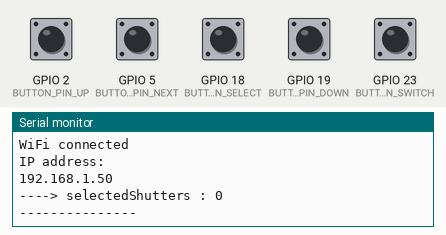
This program was run on a simulated ESP32. Shown: the last lines printed to the serial monitor. The test bench sets the inputs (shaded band); at power-on: GPIO 2 (BUTTON_PIN_UP), GPIO 5 (BUTTON_PIN_NEXT), GPIO 18 (BUTTON_PIN_SELECT), GPIO 19 (BUTTON_PIN_DOWN), GPIO 23 (BUTTON_PIN_SWITCH) LOW. WiFi joins after 1.5 s; servers stay silent unless stated; no MQTT or app messages arrive unless stated; not simulated (calls return 0 or success): PrivateData.h.

Above: at 2.7 s.
2.8 s: GPIO 2 (BUTTON_PIN_UP) pulled HIGH for 0.15 s
At 3.6 s:
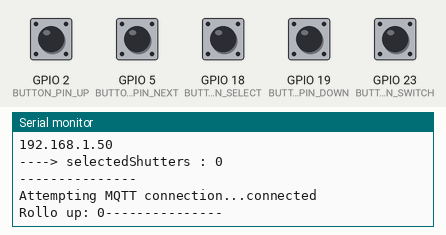
4.4 s: GPIO 5 (BUTTON_PIN_NEXT) pulled HIGH for 0.15 s
At 5.4 s:
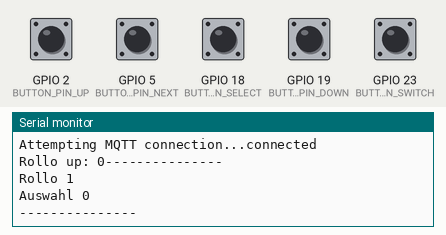
6.0 s: GPIO 19 (BUTTON_PIN_DOWN) pulled HIGH for 0.15 s
At 6.6 s:
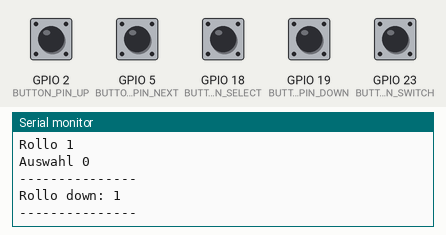
7.6 s: GPIO 23 (BUTTON_PIN_SWITCH) pulled HIGH for 0.15 s
At 8.8 s:
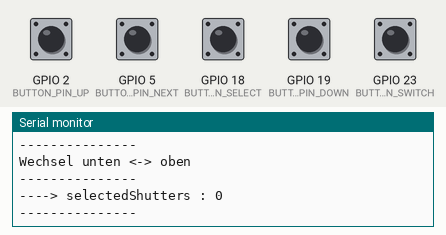
9.2 s: GPIO 18 (BUTTON_PIN_SELECT) pulled HIGH for 0.15 s
At 10.2 s:
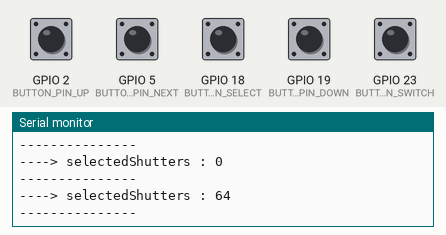
10.8 s: GPIO 2 (BUTTON_PIN_UP) pulled HIGH for 1 s
At 12.8 s:
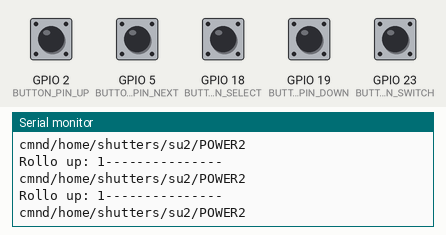

The program:

main.cpp
```cpp
#include <Arduino.h>
#include <WiFi.h>
#include <PubSubClient.h>
#include <U8x8lib.h>
#include <PrivateData.h>

#define BUTTON_PIN_NEXT 5
#define BUTTON_PIN_SELECT 18
#define BUTTON_PIN_DOWN 19
#define BUTTON_PIN_UP 2
#define BUTTON_PIN_SWITCH 23

// #define LED_PIN_DOWN 4
// #define LED_PIN_UP 23

#define UP 1
#define DOWN 0

#define TRUE 1
#define FALSE 0

#define MAX_DISPLAY_TIME 30000  // 30 sec

// -----------------------------------------------------------
// From the Tasmota configuration file
// #define PROJECT                "home/shutters/sd1"
// #define MQTT_GRPTOPIC          "home/shutters/all" | "home/lights/all"
// #define MQTT_FULLTOPIC         "%prefix%/%topic%/"
//
// #define SUB_PREFIX             "cmnd"
// #define PUB_PREFIX             "stat"
// #define PUB_PREFIX2            "tele"
//
// MQTT Messages:
// Rollo Küche:           home/shutters/sd1
// Rollo Esszimmer:       home/shutters/sd2
// Rollo Wohnzimmer:      home/shutters/sd3
// Rollo Wohnzimmer:      home/shutters/sd4
//
// Rollo Ankleide:  		  home/shutters/su1
// Rollo Schlafzimmer:	  home/shutters/su2
// Rollo Kinderzimmer 1: 	home/shutters/su3
// Rollo Kinderzimmer 2:  home/shutters/su4
//
// Lichter:
// Licht Garderobe: home/lights/wardrobe
//
// After flashing new firmware on Sonoff Dual R2 the following steps have to be performed:
//
// 1. Change the configuration to 'Sonoff Dual R2 (39)'
// 2. Set 'Interlock on' per Tasmota console
// 3. Used rules:
//    rule1 on Power1#state=1 do backlog delay 280; Power1 off endon
//    rule2 on Power2#state=1 do backlog delay 280; Power2 off endon
// -----------------------------------------------------------

// #define MQTT_SUBSCRIBE "stat/home/downstairs/shutters/#"
#define MQTT_TOPIC_CMND_BASE_DOWNSTAIRS "cmnd/home/shutters/sd"
#define MQTT_TOPIC_CMND_BASE_UPSTAIRS "cmnd/home/shutters/su"

// display declaration
U8X8_SSD1327_MIDAS_128X128_HW_I2C myDisplay(/* reset=*/ U8X8_PIN_NONE);

// SSID/Password for WLAN
const char* ssid = SSID;
const char* password = PASSWORD;

// MQTT Broker IP address
const char* mqtt_server = "192.168.188.47";

WiFiClient wifiClient;
IPAddress ipAddress;
PubSubClient mqttClient(wifiClient);

uint8_t isDownstairs = TRUE;
// holds the shutter the user points to
uint8_t shutterSelection = 0;
// holds the selected shutter... every bit represents one shutter
uint8_t selectedShutters = 0;
// is display cleared
uint8_t displayCleared = FALSE;
long lastUsage = 0;

void setup_wifi() {
  delay(10);
  // Connecting to a WiFi network
  Serial.println();
  Serial.print("Connecting to ");
  Serial.println(ssid);

  WiFi.begin(ssid, password);

  while (WiFi.status() != WL_CONNECTED) {
    delay(500);
    Serial.print(".");
  }
  ipAddress = WiFi.localIP();
  Serial.println("");
  Serial.println("WiFi connected");
  Serial.println("IP address: ");
  Serial.println(ipAddress);
}

/*
void setLED(int led_pin, int button_state) {
  // if condition checks if push button is pressed
  // if pressed LED will turn on otherwise remain off
  if ( button_state == HIGH ) {
    digitalWrite(led_pin, HIGH);
  } else {
    digitalWrite(led_pin, LOW);
  }
}

void callback(char* topic, byte* message, unsigned int length) {
  Serial.print("Message arrived: ");
  Serial.print(topic);
  Serial.print(". Message: ");
  String messageTemp;

  for (int i = 0; i < length; i++) {
    Serial.print((char)message[i]);
    messageTemp += (char)message[i];
  }
  Serial.println();

  if (String(topic) == "stat/home/downstairs/shutters/s2/POWER2") {
    // up --> power2
    if(messageTemp == "ON"){
      Serial.println("--> Shutter up start");
      setLED(LED_PIN_UP, HIGH);
    } else if(messageTemp == "OFF") {
      Serial.println("--> Shutter up stop");
      setLED(LED_PIN_UP, LOW);
    }
  } else if (String(topic) == "stat/home/downstairs/shutters/s2/POWER1") {
    // down --> power1
    if(messageTemp == "ON"){
      Serial.println("--> Shutter down start");
      setLED(LED_PIN_UP, HIGH);
    } else if(messageTemp == "OFF") {
      Serial.println("--> Shutter down stop");
      setLED(LED_PIN_UP, LOW);
    }
  }
}
*/

void moveShutter(uint8_t direction) {
  // the following code works correct when 'interlock' is
  // set on Tasmota (enter 'interlock on' in Tasmota console)

  uint8_t z = 1;

  uint8_t currentShutter = 128;
  uint8_t minShutter = 16;
  if ( isDownstairs == TRUE ) {
    currentShutter = 8;
    minShutter = 1;
  }

  while (currentShutter >= minShutter) {
    if ((selectedShutters & currentShutter) > 0) {
      String cmnd;
      if ( isDownstairs == TRUE ) {
        cmnd = MQTT_TOPIC_CMND_BASE_DOWNSTAIRS;
      } else {
        cmnd = MQTT_TOPIC_CMND_BASE_UPSTAIRS;
      }
      cmnd += z + '0' - 48;

      if (direction == UP) {
        // up --> power2
        Serial.println((cmnd + "/POWER2").c_str());
        if(!mqttClient.publish((cmnd + "/POWER2").c_str(), "ON")) {
          Serial.println("Could not send up MQTT message");
        }
      } else {
        // down --> power1
        Serial.println((cmnd + "/POWER1").c_str());
        if(!mqttClient.publish((cmnd + "/POWER1").c_str(), "ON")) {
          Serial.println("Could not send up MQTT message");
        }
      }
    }
    currentShutter /= 2;
    z += 1;
  }
}

void setup_MQTT() {
  mqttClient.setServer(mqtt_server, 1883);
  // mqttClient.setCallback(callback);
  // mqttClient.subscribe(MQTT_SUBSCRIBE);
}

void setup_Buttons() {
  // This statements will declare pins as digital input
  pinMode(BUTTON_PIN_NEXT, INPUT);
  pinMode(BUTTON_PIN_SELECT, INPUT);
  pinMode(BUTTON_PIN_UP, INPUT);
  pinMode(BUTTON_PIN_DOWN, INPUT);
  pinMode(BUTTON_PIN_SWITCH, INPUT);
}

/*
void setup_LEDs() {
  // This statements will declare pins as digital output
  pinMode(LED_PIN_UP, OUTPUT);
  pinMode(LED_PIN_DOWN, OUTPUT);
}
*/

void displayLevelInformation() {
  myDisplay.print("   Rollos ");
  if (isDownstairs == TRUE) {
    myDisplay.println("EG");
  } else {
    myDisplay.println("OG");
  }
  myDisplay.println("_______________");
  myDisplay.println();
  if (isDownstairs == TRUE) {
    myDisplay.println("K   E   W1  W2");
  } else {
    myDisplay.println("A   S   K1  K2");
  }
}

void displaySelectedShutters() {
  // encoding of selected shutters in selectedShutters
  // 128 --> shutter in kitchen
  // 64  --> shutter in dining room
  // 32  --> 1st shutter in living room
  // 16  --> 2nd shutter in living room
  // 8   --> shutter in dressing room
  // 4   --> shutter in bedroom
  // 2   --> shutter in child's room (Julia)
  // 1   --> shutter in child's room (Anna)

  String selecedShuttersLine;

  uint8_t currentShutter = 128;
  uint8_t minShutter = 16;
  if (isDownstairs == TRUE) {
    currentShutter = 8;
    minShutter = 1;
  }
  Serial.print("----> selectedShutters : ");
  Serial.println(selectedShutters);
  Serial.println("---------------");

  while (currentShutter >= minShutter) {
    if ((selectedShutters & currentShutter) > 0) {
      selecedShuttersLine += "[X] ";
    } else {
      selecedShuttersLine += "[ ] ";
    }
    currentShutter /= 2;
  }
  char buffer[16];
  strncpy(buffer, selecedShuttersLine.c_str(), 15);
  buffer[15] = '\0';

  myDisplay.setCursor(0,4);
  myDisplay.println(buffer);
}

void displaySelection() {
  String spaces;

  for (int x = 0; x < 16; x++) {
    if (x != ((shutterSelection*3) + shutterSelection + 1)) {
      spaces += ' ';
    } else {
      spaces += '^';
    }
  }
  myDisplay.setCursor(0,5);
  myDisplay.println(spaces);
}

void displayMainScreen() {
  myDisplay.setFont(u8x8_font_victoriabold8_r);
  myDisplay.setCursor(0,0);
  displayLevelInformation();
  displaySelectedShutters();
  displaySelection();
  myDisplay.println("_______________");
  myDisplay.setFont(u8x8_font_victoriamedium8_r);
  myDisplay.println();
  myDisplay.println("ShutterCtl V0.1");
  myDisplay.println();
  myDisplay.println("IP: ");
  myDisplay.println(ipAddress.toString());
  myDisplay.println();
  myDisplay.println("MQTT:");
  myDisplay.println(mqtt_server);
  myDisplay.setFont(u8x8_font_victoriabold8_r);
  myDisplay.display();

  displayCleared = FALSE;
}

void setup_display() {
  myDisplay.setBusClock(200000);
  myDisplay.begin();
  myDisplay.setPowerSave(0);
}

void setup() {
  Serial.begin(115200);
  setup_wifi();
  setup_MQTT();
  setup_Buttons();
  // setup_LEDs();
  setup_display();
  displayMainScreen();
}

void reconnect() {
  // Loop until we're reconnected
  while (!mqttClient.connected()) {
    Serial.print("Attempting MQTT connection...");
    // Attempt to connect
    if (mqttClient.connect("ESP32Client")) {
      Serial.println("connected");
      // Subscribe
      // mqttClient.setCallback(callback);
      // mqttClient.subscribe(MQTT_SUBSCRIBE);
    } else {
      Serial.print("failed, rc=");
      Serial.print(mqttClient.state());
      Serial.println(" try again in 5 seconds");
      // Wait 5 seconds before retrying
      delay(5000);
    }
  }
}

void changeLevel() {
  if ( isDownstairs == TRUE ) {
    isDownstairs = FALSE;
  } else {
    isDownstairs = TRUE;
  }
}

void loop() {
  // digitalRead function stores the Push button state
  uint8_t button_state_next = digitalRead(BUTTON_PIN_NEXT);
  uint8_t button_state_select = digitalRead(BUTTON_PIN_SELECT);
  uint8_t button_state_up = digitalRead(BUTTON_PIN_UP);
  uint8_t button_state_down = digitalRead(BUTTON_PIN_DOWN);
  uint8_t button_state_switch = digitalRead(BUTTON_PIN_SWITCH);

  long now = millis();
  if (now - lastUsage > 250 &&
      (button_state_next == HIGH || button_state_select == HIGH ||
        button_state_up == HIGH || button_state_down == HIGH || button_state_switch == HIGH)) {
    lastUsage = now;
    if (displayCleared == TRUE) {
      setup_display();
      displayMainScreen();
    } else {
      if (!mqttClient.connected()) {
        reconnect();
      }
      mqttClient.loop();

      if ( button_state_next == HIGH ) {
        shutterSelection = (shutterSelection + 1) % 4;
        displaySelection();
        Serial.print("Rollo ");
        Serial.println(shutterSelection);
        Serial.print("Auswahl ");
        Serial.println(selectedShutters);
        Serial.println("---------------");
      } else if ( button_state_select == HIGH ) {
        uint8_t z = 7;
        if (isDownstairs == TRUE) {
          z = 3;
        }
        uint8_t encodedSelection = pow(2, z - shutterSelection);
        selectedShutters = selectedShutters ^ encodedSelection;
        displaySelectedShutters();
      } else if ( button_state_up == HIGH ) {
        Serial.print("Rollo up: ");
        Serial.print(shutterSelection);
        Serial.println("---------------");
        moveShutter(UP);
      } else if ( button_state_down == HIGH ) {
        Serial.print("Rollo down: ");
        Serial.println(shutterSelection);
        Serial.println("---------------");
        moveShutter(DOWN);
      } else if ( button_state_switch == HIGH ) {
        Serial.println("Wechsel unten <-> oben");
        Serial.println("---------------");
        changeLevel();
        displayMainScreen();
      }
    }
  } else if (now - lastUsage > MAX_DISPLAY_TIME) {
    // clear display
    myDisplay.clear();
    displayCleared = TRUE;
  }
}
```

Measured:
- after the input at 2.8 s, the serial monitor: prints a new line at once (image 1)
- after the input at 4.4 s, the serial monitor: prints a new line at once (image 2)
- after the input at 6.0 s, the serial monitor: prints a new line at once (image 3)
- after the input at 7.6 s, the serial monitor: prints a new line at once (image 4)
- after the input at 9.2 s, the serial monitor: prints a new line at once (image 5)
- after the input at 10.8 s, the serial monitor: prints a new line at once (image 6)
